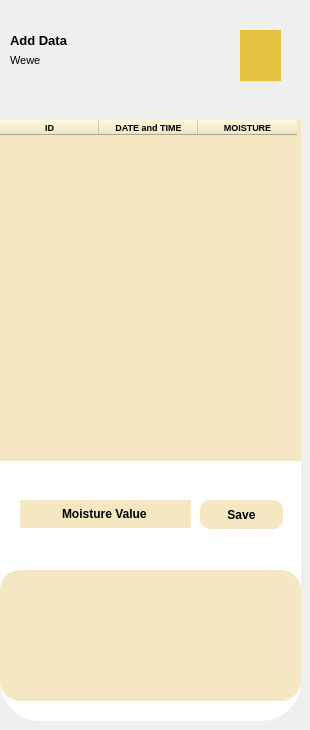
    <widget class="QWidget" name="page_3">
     <widget class="QFrame" name="frame_12">
      <property name="geometry">
       <rect>
        <x>0</x>
        <y>120</y>
        <width>301</width>
        <height>601</height>
       </rect>
      </property>
      <property name="styleSheet">
       <string notr="true">background-color: rgb(255, 255, 255);
border-radius: 40px;</string>
      </property>
      <property name="frameShape">
       <enum>QFrame::Shape::StyledPanel</enum>
      </property>
      <property name="frameShadow">
       <enum>QFrame::Shadow::Raised</enum>
      </property>
      <widget class="QFrame" name="frame_13">
       <property name="geometry">
        <rect>
         <x>0</x>
         <y>450</y>
         <width>301</width>
         <height>131</height>
        </rect>
       </property>
       <property name="styleSheet">
        <string notr="true">background-color:#f4e7c2;
border-radius:20px;</string>
       </property>
       <property name="frameShape">
        <enum>QFrame::Shape::StyledPanel</enum>
       </property>
       <property name="frameShadow">
        <enum>QFrame::Shadow::Raised</enum>
       </property>
       <widget class="QPushButton" name="dashboardPushButton_3">
        <property name="geometry">
         <rect>
          <x>20</x>
          <y>10</y>
          <width>51</width>
          <height>51</height>
         </rect>
        </property>
        <property name="text">
         <string/>
        </property>
        <property name="icon">
         <iconset resource="res.qrc">
          <normaloff>:/image/dashboard.png</normaloff>:/image/dashboard.png</iconset>
        </property>
        <property name="iconSize">
         <size>
          <width>43</width>
          <height>43</height>
         </size>
        </property>
       </widget>
       <widget class="QPushButton" name="settingsPushButton_3">
        <property name="geometry">
         <rect>
          <x>90</x>
          <y>10</y>
          <width>51</width>
          <height>51</height>
         </rect>
        </property>
        <property name="text">
         <string/>
        </property>
        <property name="icon">
         <iconset resource="res.qrc">
          <normaloff>:/image/settings.png</normaloff>:/image/settings.png</iconset>
        </property>
        <property name="iconSize">
         <size>
          <width>40</width>
          <height>40</height>
         </size>
        </property>
       </widget>
       <widget class="QPushButton" name="notificationPushButton_3">
        <property name="geometry">
         <rect>
          <x>160</x>
          <y>10</y>
          <width>51</width>
          <height>51</height>
         </rect>
        </property>
        <property name="text">
         <string/>
        </property>
        <property name="icon">
         <iconset resource="res.qrc">
          <normaloff>:/image/notification.png</normaloff>:/image/notification.png</iconset>
        </property>
        <property name="iconSize">
         <size>
          <width>40</width>
          <height>40</height>
         </size>
        </property>
       </widget>
       <widget class="QPushButton" name="profilePushButton_3">
        <property name="geometry">
         <rect>
          <x>230</x>
          <y>10</y>
          <width>51</width>
          <height>51</height>
         </rect>
        </property>
        <property name="text">
         <string/>
        </property>
        <property name="icon">
         <iconset resource="res.qrc">
          <normaloff>:/image/profile.png</normaloff>:/image/profile.png</iconset>
        </property>
        <property name="iconSize">
         <size>
          <width>30</width>
          <height>30</height>
         </size>
        </property>
       </widget>
      </widget>
      <widget class="QTableWidget" name="tableWidget">
       <property name="geometry">
        <rect>
         <x>0</x>
         <y>0</y>
         <width>301</width>
         <height>341</height>
        </rect>
       </property>
       <property name="font">
        <font>
         <family>Tahoma</family>
         <pointsize>7</pointsize>
        </font>
       </property>
       <property name="styleSheet">
        <string notr="true">color:#000;
background-color: rgb(244, 231, 194);
border-radius:0;</string>
       </property>
       <attribute name="horizontalHeaderMinimumSectionSize">
        <number>18</number>
       </attribute>
       <attribute name="horizontalHeaderDefaultSectionSize">
        <number>99</number>
       </attribute>
       <attribute name="horizontalHeaderHighlightSections">
        <bool>true</bool>
       </attribute>
       <column>
        <property name="text">
         <string>ID</string>
        </property>
        <property name="font">
         <font>
          <family>Tahoma</family>
          <pointsize>7</pointsize>
          <bold>true</bold>
         </font>
        </property>
       </column>
       <column>
        <property name="text">
         <string>DATE and TIME</string>
        </property>
        <property name="font">
         <font>
          <family>Tahoma</family>
          <pointsize>7</pointsize>
          <bold>true</bold>
         </font>
        </property>
       </column>
       <column>
        <property name="text">
         <string>MOISTURE</string>
        </property>
        <property name="font">
         <font>
          <family>Tahoma</family>
          <pointsize>7</pointsize>
          <bold>true</bold>
         </font>
        </property>
       </column>
      </widget>
      <widget class="QPushButton" name="addDataPushButton_2">
       <property name="geometry">
        <rect>
         <x>200</x>
         <y>380</y>
         <width>83</width>
         <height>29</height>
        </rect>
       </property>
       <property name="font">
        <font>
         <family>Tahoma</family>
         <bold>true</bold>
        </font>
       </property>
       <property name="styleSheet">
        <string notr="true">color:#000;
background-color: rgb(244, 231, 194);
border-radius:10px;</string>
       </property>
       <property name="text">
        <string>Save</string>
       </property>
      </widget>
      <widget class="QLineEdit" name="addDataMoistureLineEdit">
       <property name="geometry">
        <rect>
         <x>20</x>
         <y>380</y>
         <width>171</width>
         <height>28</height>
        </rect>
       </property>
       <property name="font">
        <font>
         <family>Tahoma</family>
         <bold>true</bold>
        </font>
       </property>
       <property name="contextMenuPolicy">
        <enum>Qt::ContextMenuPolicy::PreventContextMenu</enum>
       </property>
       <property name="styleSheet">
        <string notr="true">background-color: rgb(244, 231, 194);
color:#000;</string>
       </property>
       <property name="text">
        <string>Moisture Value</string>
       </property>
       <property name="alignment">
        <set>Qt::AlignmentFlag::AlignCenter</set>
       </property>
      </widget>
     </widget>
     <widget class="QPushButton" name="pushButton_12">
      <property name="enabled">
       <bool>true</bool>
      </property>
      <property name="geometry">
       <rect>
        <x>240</x>
        <y>30</y>
        <width>41</width>
        <height>51</height>
       </rect>
      </property>
      <property name="styleSheet">
       <string notr="true">border:none;
background-color: rgb(229, 195, 65);</string>
      </property>
      <property name="text">
       <string/>
      </property>
      <property name="icon">
       <iconset resource="res.qrc">
        <normaloff>:/image/humaigoLogo-removebg-preview.png</normaloff>:/image/humaigoLogo-removebg-preview.png</iconset>
      </property>
      <property name="iconSize">
       <size>
        <width>50</width>
        <height>50</height>
       </size>
      </property>
     </widget>
     <widget class="QLabel" name="label_8">
      <property name="geometry">
       <rect>
        <x>10</x>
        <y>30</y>
        <width>201</width>
        <height>20</height>
       </rect>
      </property>
      <property name="font">
       <font>
        <family>Tahoma</family>
        <pointsize>10</pointsize>
        <bold>true</bold>
       </font>
      </property>
      <property name="styleSheet">
       <string notr="true">color:#000;
border:none;</string>
      </property>
      <property name="text">
       <string>Add Data</string>
      </property>
      <property name="alignment">
       <set>Qt::AlignmentFlag::AlignLeading|Qt::AlignmentFlag::AlignLeft|Qt::AlignmentFlag::AlignVCenter</set>
      </property>
     </widget>
     <widget class="QLabel" name="label_9">
      <property name="geometry">
       <rect>
        <x>10</x>
        <y>50</y>
        <width>141</width>
        <height>20</height>
       </rect>
      </property>
      <property name="font">
       <font>
        <family>Tahoma</family>
        <pointsize>8</pointsize>
        <bold>false</bold>
       </font>
      </property>
      <property name="styleSheet">
       <string notr="true">color:#000;
border:none;</string>
      </property>
      <property name="text">
       <string>Wewe</string>
      </property>
      <property name="alignment">
       <set>Qt::AlignmentFlag::AlignLeading|Qt::AlignmentFlag::AlignLeft|Qt::AlignmentFlag::AlignVCenter</set>
      </property>
     </widget>
    </widget>
